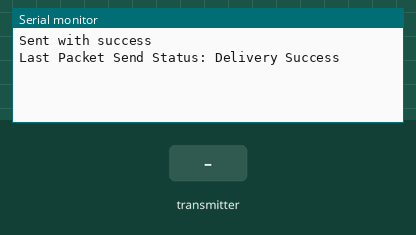
Bench run of a sketch on a simulated ESP32. Shown: the last lines printed to the serial monitor. The inputs (shaded band) are chosen by the test bench.

Above: at 1.2 s.
1.3 s: the transmitter starts sending message = 0
At 1.66 s:
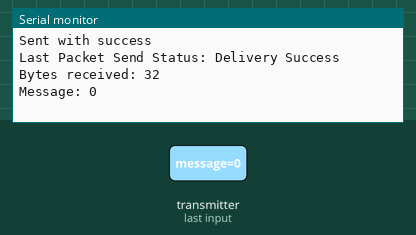
2.8 s: the transmitter starts sending message = 1
At 3.16 s:
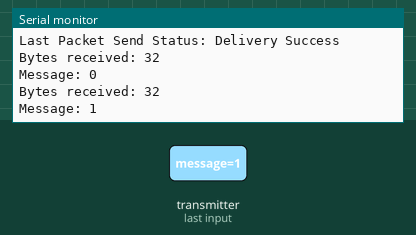

The sketch:

esp32_pin30.ino
```cpp
#include <esp_now.h>
#include <WiFi.h>

// MAC address of the second ESP32 (esp32_2)
uint8_t esp32_2_address[] = {0xB0, 0xB2, 0x1C, 0x97, 0x6D, 0xB4};  // Replace with actual MAC address of esp32_2

// Structure to hold data to be sent
typedef struct struct_message {
    char message[32];
} struct_message;

struct_message myData;

void OnDataSent(const uint8_t *mac_addr, esp_now_send_status_t status) {
    Serial.print("\nLast Packet Send Status: ");
    Serial.println(status == ESP_NOW_SEND_SUCCESS ? "Delivery Success" : "Delivery Fail");
}

void OnDataRecv(const esp_now_recv_info *recv_info, const uint8_t *incomingData, int len) {
    memcpy(&myData, incomingData, sizeof(myData));
    Serial.print("Bytes received: ");
    Serial.println(len);
    Serial.print("Message: ");
    Serial.println(myData.message);
}

void setup() {
    Serial.begin(115200);

    // Set device as a Wi-Fi Station
    WiFi.mode(WIFI_STA);

    // Init ESP-NOW
    if (esp_now_init() != ESP_OK) {
        Serial.println("Error initializing ESP-NOW");
        return;
    }

    // Register send callback
    esp_now_register_send_cb(OnDataSent);

    // Register receive callback
    esp_now_register_recv_cb(OnDataRecv);

    // Add peer
    esp_now_peer_info_t peerInfo;
    memset(&peerInfo, 0, sizeof(peerInfo));
    memcpy(peerInfo.peer_addr, esp32_2_address, 6);
    peerInfo.channel = 0;
    peerInfo.encrypt = false;

    // Add peer
    if (esp_now_add_peer(&peerInfo) != ESP_OK) {
        Serial.println("Failed to add peer");
        return;
    }
}

void loop() {
    // Send a message every 2 seconds
    strcpy(myData.message, "Hello from ESP32_1");
    esp_err_t result = esp_now_send(esp32_2_address, (uint8_t *) &myData, sizeof(myData));

    if (result == ESP_OK) {
        Serial.println("Sent with success");
    }
    else {
        Serial.println("Error sending the data");
    }

    delay(2000);
}
```

Measured:
- after the input at 1.3 s, the serial monitor: prints a new line after 0.05 s (image 1)
- after the input at 2.8 s, the serial monitor: prints a new line after 0.05 s (image 2)
